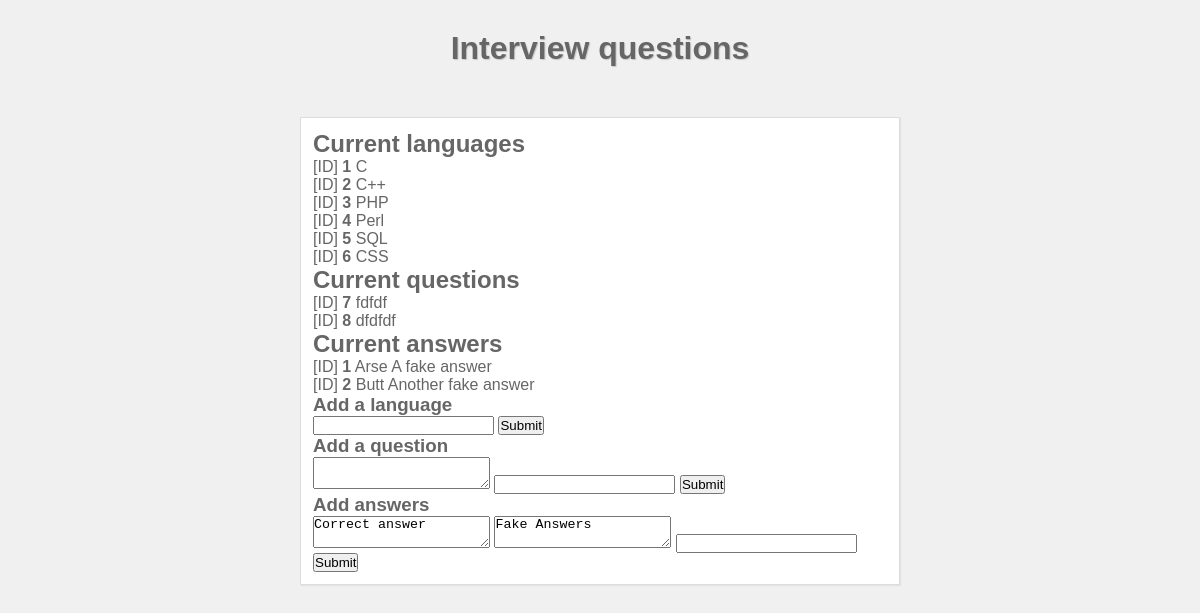
The app's page /admin/index.php with its own data.
### tables this page shows
CREATE TABLE `language` (
  `language_id` int(10) NOT NULL,
  `name` text NOT NULL
);

CREATE TABLE `question` (
  `question_id` int(10) NOT NULL,
  `language_id` int(10) NOT NULL,
  `question_title` text NOT NULL
);

CREATE TABLE `answers` (
  `answer_id` int(10) NOT NULL,
  `question_id` int(10) NOT NULL,
  `answer` text NOT NULL,
  `fake_answers` text NOT NULL
);

### inc/database.php (called while the page is built)
<?php
class Database {
  private $connection;
  public function __construct($host, $port, $database, $user, $password) {
      try {
        $conn = new PDO("mysql:host=$host;port=$port;dbname=$database", $user, $password);
      } catch(PDOException $e) {
        echo '[SQL] Error ' . $e->getMessage();
      }
      $this->connection = $conn;
  }
  public function getConnection() {
    return $this->connection;
  }
}
?>

### admin/index.php (the view, shortened to what this page needs)
<?php
include("../inc/database.php");
?>
<!doctype html>
<html lang="en">
  <head>
      <link href="../css/style.css" rel="stylesheet" type="text/css"/>
  </head>
  <body>
    <div class="container">
      <header>
        <div class="logo"><h1>Interview questions</h1></div>
      </header>
      <main class="main-content">
        <div class="content">
        <div class="question_container">
          <h2>Current languages</h2>
          <?php
          $obj = new Database("localhost", 3307, "interview", "root", "usbw");
          $query = $obj->getConnection()->prepare("SELECT * FROM `language`");
          $query->execute();
          echo '<ul class="list_admin">';
          while($row = $query->fetch(PDO::FETCH_BOTH))
          {
            echo '<li> [ID] <strong>' . $row['language_id'] . '</strong> ' . $row['name'] . '</li>';
          }
          echo '</ul>';
          ?>
          <h2>Current questions</h2>
          <?php
          $query = $obj->getConnection()->prepare("SELECT * FROM `question`");
          $query->execute();
          echo '<ul class="list_admin">';
          while($row = $query->fetch(PDO::FETCH_BOTH))
          {
            echo '<li> [ID] <strong>' . $row['question_id'] . '</strong> ' . $row['question_title'] . '</li>';
          }
          echo '</ul>';
          ?>
          <h2>Current answers</h2>
          <?php
          $query = $obj->getConnection()->prepare("SELECT * FROM `answers`");
          $query->execute();
          echo '<ul class="list_admin">';
          while($row = $query->fetch(PDO::FETCH_BOTH))
          {
            echo '<li> [ID] <strong>' . $row['answer_id'] . '</strong> ' . $row['answer'] . ' ' . $row['fake_answers'] . '</li>';
          }
          echo '</ul>';
          ?>
          <h3>Add a language</h3>
          <form action="" method="post">
          <input type="text" id="addLanguage"/>
          <button type="submit">Submit</button>
          </form>
          <h3>Add a question</h3>
          <form action="" method="post">
          <textarea id="addQuestion"></textarea>
          <input type="number"/>
          <button type="submit">Submit</button>
          </form>
          <h3>Add answers</h3>
          <form action="" method="post">
          <textarea id="correctAnswer">Correct answer</textarea>
          <textarea id="fakeAnswers">Fake Answers</textarea>
          <input type="number"/>
          <button type="submit">Submit</button>
          </form>
        </div>
      </div>
      </main>
    </div>
  </body>
</html>

### css/style.css (style rules this page uses)
body, * { margin:0px; padding:0px; }
body { background: #f0f0f0; font-family: Helvetica, Roboto, Arial, sans-serif; color:#666; }
.container { width: 50%; margin: 0px auto; padding-top:30px; }
.logo { text-align: center; text-shadow: 1px 1px 1px #c7c7c7; }
.main-content { padding-top:50px; }
.content { background: #fff; border:1px solid #dddddd; box-shadow: 1px 1px 1px #e2e2e2; padding:12px; }
.list_admin { list-style:none; }

### records on screen
language: language_id "1", name "C"
language: language_id "2", name "C++"
language: language_id "3", name "PHP"
language: language_id "4", name "Perl"
language: language_id "5", name "SQL"
language: language_id "6", name "CSS"
question: question_id "7", question_title "fdfdf"
question: question_id "8", question_title "dfdfdf"
answers: answer_id "1", answer "Arse", fake_answers "A fake answer"
answers: answer_id "2", answer "Butt", fake_answers "Another fake answer"
